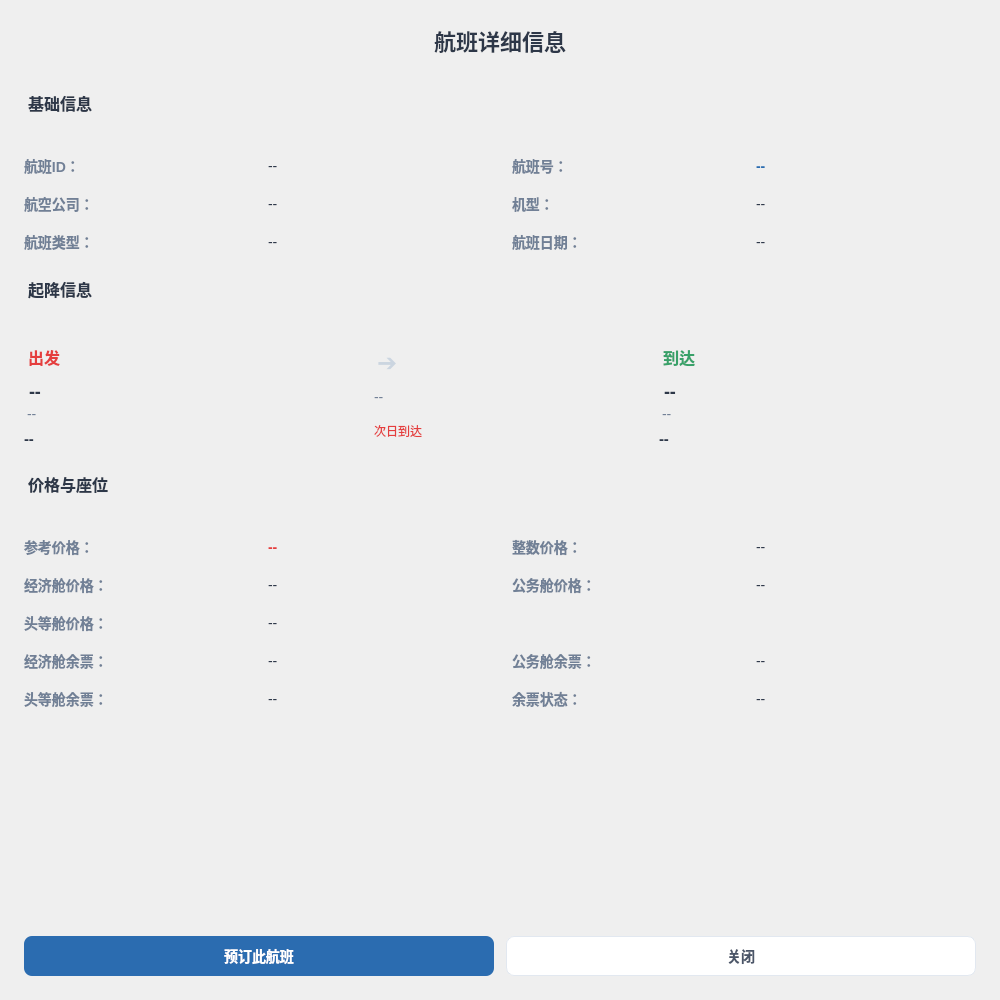
<?xml version="1.0" encoding="UTF-8"?>
<ui version="4.0">
 <class>FlightDetailWidget</class>
 <widget class="QDialog" name="FlightDetailWidget">
  <property name="geometry">
   <rect>
    <x>0</x>
    <y>0</y>
    <width>1000</width>
    <height>1000</height>
   </rect>
  </property>
  <property name="sizePolicy">
   <sizepolicy hsizetype="Expanding" vsizetype="Expanding">
    <horstretch>1</horstretch>
    <verstretch>1</verstretch>
   </sizepolicy>
  </property>
  <property name="windowTitle">
   <string>航班详情</string>
  </property>
  <property name="windowIcon">
   <iconset>
    <normaloff>.</normaloff>.</iconset>
  </property>
  <property name="modal">
   <bool>true</bool>
  </property>
  <property name="windowFlags">
   <set>Qt::Dialog|Qt::WindowMaximizeButtonHint|Qt::WindowCloseButtonHint</set>
  </property>
  <property name="minimumSize">
   <size>
    <width>900</width>
    <height>700</height>
   </size>
  </property>
  <layout class="QVBoxLayout" name="verticalLayout">
   <property name="spacing">
    <number>20</number>
   </property>
   <property name="leftMargin">
    <number>24</number>
   </property>
   <property name="topMargin">
    <number>24</number>
   </property>
   <property name="rightMargin">
    <number>24</number>
   </property>
   <property name="bottomMargin">
    <number>24</number>
   </property>
   <item>
    <widget class="QLabel" name="titleLabel">
     <property name="styleSheet">
      <string notr="true">
       QLabel {
        font-size: 22px;
        font-weight: bold;
        color: #2D3748;
        padding-bottom: 12px;
        border-bottom: 2px solid #E2E8F0;
       }
      </string>
     </property>
     <property name="text">
      <string>航班详细信息</string>
     </property>
     <property name="alignment">
      <set>Qt::AlignmentFlag::AlignCenter</set>
     </property>
    </widget>
   </item>
   <item>
    <widget class="QScrollArea" name="scrollArea">
     <property name="styleSheet">
      <string notr="true">
       QScrollArea {
        border: none;
       }
       QScrollBar:vertical {
        width: 8px;
        background: #F7FAFC;
        border-radius: 4px;
       }
       QScrollBar::handle:vertical {
        background: #CBD5E0;
        border-radius: 4px;
       }
       QScrollBar::handle:vertical:hover {
        background: #A0AEC0;
       }
      </string>
     </property>
     <property name="widgetResizable">
      <bool>true</bool>
     </property>
     <widget class="QWidget" name="scrollAreaWidgetContents">
      <property name="geometry">
       <rect>
        <x>0</x>
        <y>0</y>
        <width>900</width>
        <height>600</height>
       </rect>
      </property>
      <layout class="QVBoxLayout" name="contentLayout">
       <property name="spacing">
        <number>24</number>
       </property>
       <property name="leftMargin">
        <number>0</number>
       </property>
       <property name="topMargin">
        <number>0</number>
       </property>
       <property name="rightMargin">
        <number>0</number>
       </property>
       <property name="bottomMargin">
        <number>0</number>
       </property>
       
       <!-- 基础信息部分 -->
       <item>
        <layout class="QVBoxLayout" name="baseInfoLayout">
         <item>
          <widget class="QLabel" name="baseTitleLabel">
           <property name="styleSheet">
            <string notr="true">
              QLabel {
               font-size: 16px;
               font-weight: 600;
               color: #2D3748;
               margin-bottom: 16px;
              }
             </string>
           </property>
           <property name="text">
            <string>基础信息</string>
           </property>
          </widget>
         </item>
         <item>
          <layout class="QGridLayout" name="baseGridLayout">
           <property name="horizontalSpacing">
            <number>24</number>
           </property>
           <property name="verticalSpacing">
            <number>16</number>
           </property>
           <!-- 第一行 -->
           <item row="0" column="0">
            <widget class="QLabel" name="flightIdKeyLabel">
             <property name="styleSheet">
              <string notr="true">
                QLabel {
                 font-size: 14px;
                 font-weight: bold;
                 color: #718096;
                 min-width: 100px;
                }
               </string>
             </property>
             <property name="text">
              <string>航班ID：</string>
             </property>
            </widget>
           </item>
           <item row="0" column="1">
            <widget class="QLabel" name="lbFlightId">
             <property name="styleSheet">
              <string notr="true">
                QLabel {
                 font-size: 14px;
                 color: #2D3748;
                }
               </string>
             </property>
             <property name="text">
              <string>--</string>
             </property>
            </widget>
           </item>
           <item row="0" column="2">
            <widget class="QLabel" name="flightNoKeyLabel">
             <property name="styleSheet">
              <string notr="true">
                QLabel {
                 font-size: 14px;
                 font-weight: bold;
                 color: #718096;
                 min-width: 100px;
                }
               </string>
             </property>
             <property name="text">
              <string>航班号：</string>
             </property>
            </widget>
           </item>
           <item row="0" column="3">
            <widget class="QLabel" name="lbFlightNo">
             <property name="styleSheet">
              <string notr="true">
                QLabel {
                 font-size: 14px;
                 font-weight: 600;
                 color: #2B6CB0;
                }
               </string>
             </property>
             <property name="text">
              <string>--</string>
             </property>
            </widget>
           </item>
           
           <!-- 第二行 -->
           <item row="1" column="0">
            <widget class="QLabel" name="airlineKeyLabel">
             <property name="styleSheet">
              <string notr="true">
                QLabel {
                 font-size: 14px;
                 font-weight: bold;
                 color: #718096;
                 min-width: 100px;
                }
               </string>
             </property>
             <property name="text">
              <string>航空公司：</string>
             </property>
            </widget>
           </item>
           <item row="1" column="1">
            <widget class="QLabel" name="lbAirline">
             <property name="styleSheet">
              <string notr="true">
                QLabel {
                 font-size: 14px;
                 color: #2D3748;
                }
               </string>
             </property>
             <property name="text">
              <string>--</string>
             </property>
            </widget>
           </item>
           <item row="1" column="2">
            <widget class="QLabel" name="planeTypeKeyLabel">
             <property name="styleSheet">
              <string notr="true">
                QLabel {
                 font-size: 14px;
                 font-weight: bold;
                 color: #718096;
                 min-width: 100px;
                }
               </string>
             </property>
             <property name="text">
              <string>机型：</string>
             </property>
            </widget>
           </item>
           <item row="1" column="3">
            <widget class="QLabel" name="lbPlaneType">
             <property name="styleSheet">
              <string notr="true">
                QLabel {
                 font-size: 14px;
                 color: #2D3748;
                }
               </string>
             </property>
             <property name="text">
              <string>--</string>
             </property>
            </widget>
           </item>
           
           <!-- 第三行（删除了"是否有标签"相关控件） -->
           <item row="2" column="0">
            <widget class="QLabel" name="flightTypeKeyLabel">
             <property name="styleSheet">
              <string notr="true">
                QLabel {
                 font-size: 14px;
                 font-weight: bold;
                 color: #718096;
                 min-width: 100px;
                }
               </string>
             </property>
             <property name="text">
              <string>航班类型：</string>
             </property>
            </widget>
           </item>
           <item row="2" column="1">
            <widget class="QLabel" name="lbFlightType">
             <property name="styleSheet">
              <string notr="true">
                QLabel {
                 font-size: 14px;
                 color: #2D3748;
                }
               </string>
             </property>
             <property name="text">
              <string>--</string>
             </property>
            </widget>
           </item>
           
           <item row="2" column="2">
            <widget class="QLabel" name="flightDateKeyLabel">
             <property name="styleSheet">
              <string notr="true">
                QLabel {
                 font-size: 14px;
                 font-weight: bold;
                 color: #718096;
                 min-width: 100px;
                }
               </string>
             </property>
             <property name="text">
              <string>航班日期：</string>
             </property>
            </widget>
           </item>
           <item row="2" column="3">
            <widget class="QLabel" name="lbFlightDate">
             <property name="styleSheet">
              <string notr="true">
                QLabel {
                 font-size: 14px;
                 color: #2D3748;
                }
               </string>
             </property>
             <property name="text">
              <string>--</string>
             </property>
            </widget>
           </item>
          </layout>
         </item>
        </layout>
       </item>
       
       <!-- 起降信息部分 -->
       <item>
        <layout class="QVBoxLayout" name="departArriveLayout">
         <item>
          <widget class="QLabel" name="routeTitleLabel">
           <property name="styleSheet">
            <string notr="true">
              QLabel {
               font-size: 16px;
               font-weight: 600;
               color: #2D3748;
               margin-bottom: 20px;
              }
             </string>
           </property>
           <property name="text">
            <string>起降信息</string>
           </property>
          </widget>
         </item>
         <item>
          <layout class="QHBoxLayout" name="routeHLayout">
           <property name="spacing">
            <number>0</number>
           </property>
           <item>
            <layout class="QVBoxLayout" name="departLayout">
             <item>
              <widget class="QLabel" name="departTitleLabel">
               <property name="styleSheet">
                <string notr="true">
                  QLabel {
                   font-size: 16px;
                   font-weight: 600;
                   color: #E53E3E;
                   margin-bottom: 12px;
                  }
                 </string>
               </property>
               <property name="text">
                <string>出发</string>
               </property>
              </widget>
             </item>
             <item>
              <widget class="QLabel" name="lbDepartCity">
               <property name="styleSheet">
                <string notr="true">
                  QLabel {
                   font-size: 18px;
                   font-weight: 600;
                   color: #2D3748;
                   margin-bottom: 4px;
                  }
                 </string>
               </property>
               <property name="text">
                <string>--</string>
               </property>
              </widget>
             </item>
             <item>
              <widget class="QLabel" name="lbDepartAirport">
               <property name="styleSheet">
                <string notr="true">
                  QLabel {
                   font-size: 14px;
                   color: #718096;
                   margin-bottom: 8px;
                  }
                 </string>
               </property>
               <property name="text">
                <string>--</string>
               </property>
              </widget>
             </item>
             <item>
              <widget class="QLabel" name="lbDepartTime">
               <property name="styleSheet">
                <string notr="true">
                  QLabel {
                   font-size: 15px;
                   font-weight: 600;
                   color: #2D3748;
                  }
                 </string>
               </property>
               <property name="text">
                <string>--</string>
               </property>
              </widget>
             </item>
            </layout>
           </item>
           <item>
            <layout class="QVBoxLayout" name="arrowLayout">
             <item>
              <widget class="QLabel" name="arrowLabel">
               <property name="styleSheet">
                <string notr="true">
                  QLabel {
                   font-size: 24px;
                   color: #CBD5E0;
                   padding: 0 30px;
                  }
                 </string>
               </property>
               <property name="text">
                <string>➔</string>
               </property>
              </widget>
             </item>
             <item>
              <widget class="QLabel" name="lbDuration">
               <property name="styleSheet">
                <string notr="true">
                  QLabel {
                   font-size: 14px;
                   color: #718096;
                   padding: 0 30px;
                  }
                 </string>
               </property>
               <property name="text">
                <string>--</string>
               </property>
              </widget>
             </item>
             <item>
              <widget class="QLabel" name="lbIsNextDay">
               <property name="styleSheet">
                <string notr="true">
                  QLabel {
                   font-size: 12px;
                   color: #E53E3E;
                   padding: 0 30px;
                  }
                 </string>
               </property>
               <property name="text">
                <string>次日到达</string>
               </property>
              </widget>
             </item>
            </layout>
           </item>
           <item>
            <layout class="QVBoxLayout" name="arriveLayout">
             <item>
              <widget class="QLabel" name="arriveTitleLabel">
               <property name="styleSheet">
                <string notr="true">
                  QLabel {
                   font-size: 16px;
                   font-weight: 600;
                   color: #38A169;
                   margin-bottom: 12px;
                  }
                 </string>
               </property>
               <property name="text">
                <string>到达</string>
               </property>
              </widget>
             </item>
             <item>
              <widget class="QLabel" name="lbArriveCity">
               <property name="styleSheet">
                <string notr="true">
                  QLabel {
                   font-size: 18px;
                   font-weight: 600;
                   color: #2D3748;
                   margin-bottom: 4px;
                  }
                 </string>
               </property>
               <property name="text">
                <string>--</string>
               </property>
              </widget>
             </item>
             <item>
              <widget class="QLabel" name="lbArriveAirport">
               <property name="styleSheet">
                <string notr="true">
                  QLabel {
                   font-size: 14px;
                   color: #718096;
                   margin-bottom: 8px;
                  }
                 </string>
               </property>
               <property name="text">
                <string>--</string>
               </property>
              </widget>
             </item>
             <item>
              <widget class="QLabel" name="lbArriveTime">
               <property name="styleSheet">
                <string notr="true">
                  QLabel {
                   font-size: 15px;
                   font-weight: 600;
                   color: #2D3748;
                  }
                 </string>
               </property>
               <property name="text">
                <string>--</string>
               </property>
              </widget>
             </item>
            </layout>
           </item>
          </layout>
         </item>
        </layout>
       </item>
       
       <!-- 价格与座位部分 -->
       <item>
        <layout class="QVBoxLayout" name="priceSeatLayout">
         <item>
          <widget class="QLabel" name="priceTitleLabel">
           <property name="styleSheet">
            <string notr="true">
              QLabel {
               font-size: 16px;
               font-weight: 600;
               color: #2D3748;
               margin-bottom: 16px;
              }
             </string>
           </property>
           <property name="text">
            <string>价格与座位</string>
           </property>
          </widget>
         </item>
         <item>
          <layout class="QGridLayout" name="priceSeatGridLayout">
           <property name="horizontalSpacing">
            <number>24</number>
           </property>
           <property name="verticalSpacing">
            <number>16</number>
           </property>
           
           <!-- 第一行价格 -->
           <item row="0" column="0">
            <widget class="QLabel" name="priceKeyLabel">
             <property name="styleSheet">
              <string notr="true">
                QLabel {
                 font-size: 14px;
                 font-weight: bold;
                 color: #718096;
                 min-width: 100px;
                }
               </string>
             </property>
             <property name="text">
              <string>参考价格：</string>
             </property>
            </widget>
           </item>
           <item row="0" column="1">
            <widget class="QLabel" name="lbPrice">
             <property name="styleSheet">
              <string notr="true">
                QLabel {
                 font-size: 14px;
                 font-weight: 600;
                 color: #E53E3E;
                }
               </string>
             </property>
             <property name="text">
              <string>--</string>
             </property>
            </widget>
           </item>
           <item row="0" column="2">
            <widget class="QLabel" name="priceIntKeyLabel">
             <property name="styleSheet">
              <string notr="true">
                QLabel {
                 font-size: 14px;
                 font-weight: bold;
                 color: #718096;
                 min-width: 100px;
                }
               </string>
             </property>
             <property name="text">
              <string>整数价格：</string>
             </property>
            </widget>
           </item>
           <item row="0" column="3">
            <widget class="QLabel" name="lbPriceInt">
             <property name="styleSheet">
              <string notr="true">
                QLabel {
                 font-size: 14px;
                 color: #2D3748;
                }
               </string>
             </property>
             <property name="text">
              <string>--</string>
             </property>
            </widget>
           </item>
           
           <!-- 第二行价格 -->
           <item row="1" column="0">
            <widget class="QLabel" name="economyPriceKeyLabel">
             <property name="styleSheet">
              <string notr="true">
                QLabel {
                 font-size: 14px;
                 font-weight: bold;
                 color: #718096;
                 min-width: 100px;
                }
               </string>
             </property>
             <property name="text">
              <string>经济舱价格：</string>
             </property>
            </widget>
           </item>
           <item row="1" column="1">
            <widget class="QLabel" name="lbEconomyPrice">
             <property name="styleSheet">
              <string notr="true">
                QLabel {
                 font-size: 14px;
                 color: #2D3748;
                }
               </string>
             </property>
             <property name="text">
              <string>--</string>
             </property>
            </widget>
           </item>
           <item row="1" column="2">
            <widget class="QLabel" name="businessPriceKeyLabel">
             <property name="styleSheet">
              <string notr="true">
                QLabel {
                 font-size: 14px;
                 font-weight: bold;
                 color: #718096;
                 min-width: 100px;
                }
               </string>
             </property>
             <property name="text">
              <string>公务舱价格：</string>
             </property>
            </widget>
           </item>
           <item row="1" column="3">
            <widget class="QLabel" name="lbBusinessPrice">
             <property name="styleSheet">
              <string notr="true">
                QLabel {
                 font-size: 14px;
                 color: #2D3748;
                }
               </string>
             </property>
             <property name="text">
              <string>--</string>
             </property>
            </widget>
           </item>
           
           <!-- 第三行价格 -->
           <item row="2" column="0">
            <widget class="QLabel" name="firstPriceKeyLabel">
             <property name="styleSheet">
              <string notr="true">
                QLabel {
                 font-size: 14px;
                 font-weight: bold;
                 color: #718096;
                 min-width: 100px;
                }
               </string>
             </property>
             <property name="text">
              <string>头等舱价格：</string>
             </property>
            </widget>
           </item>
           <item row="2" column="1">
            <widget class="QLabel" name="lbFirstPrice">
             <property name="styleSheet">
              <string notr="true">
                QLabel {
                 font-size: 14px;
                 color: #2D3748;
                }
               </string>
             </property>
             <property name="text">
              <string>--</string>
             </property>
            </widget>
           </item>
           
           <!-- 余票信息 -->
           <item row="3" column="0">
            <widget class="QLabel" name="economyRemainKeyLabel">
             <property name="styleSheet">
              <string notr="true">
                QLabel {
                 font-size: 14px;
                 font-weight: bold;
                 color: #718096;
                 min-width: 100px;
                }
               </string>
             </property>
             <property name="text">
              <string>经济舱余票：</string>
             </property>
            </widget>
           </item>
           <item row="3" column="1">
            <widget class="QLabel" name="lbEconomyRemain">
             <property name="styleSheet">
              <string notr="true">
                QLabel {
                 font-size: 14px;
                 color: #2D3748;
                }
               </string>
             </property>
             <property name="text">
              <string>--</string>
             </property>
            </widget>
           </item>
           <item row="3" column="2">
            <widget class="QLabel" name="businessRemainKeyLabel">
             <property name="styleSheet">
              <string notr="true">
                QLabel {
                 font-size: 14px;
                 font-weight: bold;
                 color: #718096;
                 min-width: 100px;
                }
               </string>
             </property>
             <property name="text">
              <string>公务舱余票：</string>
             </property>
            </widget>
           </item>
           <item row="3" column="3">
            <widget class="QLabel" name="lbBusinessRemain">
             <property name="styleSheet">
              <string notr="true">
                QLabel {
                 font-size: 14px;
                 color: #2D3748;
                }
               </string>
             </property>
             <property name="text">
              <string>--</string>
             </property>
            </widget>
           </item>
           
           <!-- 更多余票信息 -->
           <item row="4" column="0">
            <widget class="QLabel" name="firstRemainKeyLabel">
             <property name="styleSheet">
              <string notr="true">
                QLabel {
                 font-size: 14px;
                 font-weight: bold;
                 color: #718096;
                 min-width: 100px;
                }
               </string>
             </property>
             <property name="text">
              <string>头等舱余票：</string>
             </property>
            </widget>
           </item>
           <item row="4" column="1">
            <widget class="QLabel" name="lbFirstRemain">
             <property name="styleSheet">
              <string notr="true">
                QLabel {
                 font-size: 14px;
                 color: #2D3748;
                }
               </string>
             </property>
             <property name="text">
              <string>--</string>
             </property>
            </widget>
           </item>
           <item row="4" column="2">
            <widget class="QLabel" name="remainTicketsKeyLabel">
             <property name="styleSheet">
              <string notr="true">
                QLabel {
                 font-size: 14px;
                 font-weight: bold;
                 color: #718096;
                 min-width: 100px;
                }
               </string>
             </property>
             <property name="text">
              <string>余票状态：</string>
             </property>
            </widget>
           </item>
           <item row="4" column="3">
            <widget class="QLabel" name="lbRemainTickets">
             <property name="styleSheet">
              <string notr="true">
                QLabel {
                 font-size: 14px;
                 color: #2D3748;
                }
               </string>
             </property>
             <property name="text">
              <string>--</string>
             </property>
            </widget>
           </item>
          </layout>
         </item>
        </layout>
       </item>
       
       <item>
        <spacer name="verticalSpacer">
         <property name="orientation">
          <enum>Qt::Orientation::Vertical</enum>
         </property>
         <property name="sizeHint" stdset="0">
          <size>
           <width>20</width>
           <height>20</height>
          </size>
         </property>
        </spacer>
       </item>
      </layout>
     </widget>
    </widget>
   </item>
   
   <!-- 按钮区域 -->
   <item>
    <layout class="QHBoxLayout" name="buttonLayout">
     <property name="spacing">
      <number>12</number>
     </property>
     <item>
      <widget class="QPushButton" name="reserveBtn">
       <property name="minimumSize">
        <size>
         <width>120</width>
         <height>40</height>
        </size>
       </property>
       <property name="styleSheet">
        <string notr="true">
         QPushButton {
          background-color: #2B6CB0;
          color: #FFFFFF;
          border: none;
          border-radius: 8px;
          font-size: 14px;
          font-weight: 500;
         }
         QPushButton:hover {
          background-color: #2C5282;
         }
         QPushButton:pressed {
          background-color: #2A4365;
         }
        </string>
       </property>
       <property name="text">
        <string>预订此航班</string>
       </property>
      </widget>
     </item>
     <item>
      <widget class="QPushButton" name="closeBtn">
       <property name="minimumSize">
        <size>
         <width>120</width>
         <height>40</height>
        </size>
       </property>
       <property name="styleSheet">
        <string notr="true">
         QPushButton {
          background-color: #FFFFFF;
          color: #4A5568;
          border: 1px solid #E2E8F0;
          border-radius: 8px;
          font-size: 14px;
          font-weight: 500;
         }
         QPushButton:hover {
          background-color: #F7FAFC;
         }
         QPushButton:pressed {
          background-color: #EDF2F7;
         }
        </string>
       </property>
       <property name="text">
        <string>关闭</string>
       </property>
      </widget>
     </item>
    </layout>
   </item>
  </layout>
 </widget>
 <resources/>
 <connections>
  <connection>
   <sender>closeBtn</sender>
   <signal>clicked()</signal>
   <receiver>FlightDetailWidget</receiver>
   <slot>close()</slot>
   <hints>
    <hint type="sourcelabel">
     <x>700</x>
     <y>550</y>
    </hint>
    <hint type="destinationlabel">
     <x>390</x>
     <y>300</y>
    </hint>
   </hints>
  </connection>
 </connections>
</ui>
